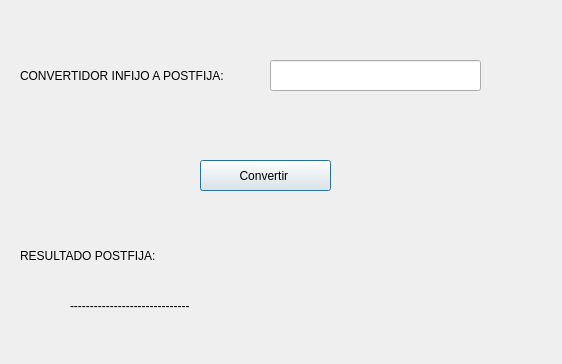
<?xml version="1.0" encoding="UTF-8"?>
<ui version="4.0">
 <class>Dialog</class>
 <widget class="QDialog" name="Dialog">
  <property name="geometry">
   <rect>
    <x>0</x>
    <y>0</y>
    <width>562</width>
    <height>364</height>
   </rect>
  </property>
  <property name="windowTitle">
   <string>Dialog</string>
  </property>
  <widget class="QLabel" name="lbl_inypost">
   <property name="geometry">
    <rect>
     <x>20</x>
     <y>60</y>
     <width>211</width>
     <height>31</height>
    </rect>
   </property>
   <property name="text">
    <string>CONVERTIDOR INFIJO A POSTFIJA: </string>
   </property>
  </widget>
  <widget class="QLineEdit" name="txt_inypost">
   <property name="geometry">
    <rect>
     <x>270</x>
     <y>60</y>
     <width>211</width>
     <height>31</height>
    </rect>
   </property>
  </widget>
  <widget class="QPushButton" name="btn_convertir">
   <property name="geometry">
    <rect>
     <x>200</x>
     <y>160</y>
     <width>131</width>
     <height>31</height>
    </rect>
   </property>
   <property name="text">
    <string>Convertir </string>
   </property>
  </widget>
  <widget class="QLabel" name="lbl_resultado">
   <property name="geometry">
    <rect>
     <x>70</x>
     <y>290</y>
     <width>401</width>
     <height>31</height>
    </rect>
   </property>
   <property name="text">
    <string>------------------------------</string>
   </property>
  </widget>
  <widget class="QLabel" name="label">
   <property name="geometry">
    <rect>
     <x>20</x>
     <y>240</y>
     <width>201</width>
     <height>31</height>
    </rect>
   </property>
   <property name="text">
    <string>RESULTADO POSTFIJA:</string>
   </property>
  </widget>
 </widget>
 <resources/>
 <connections/>
</ui>
